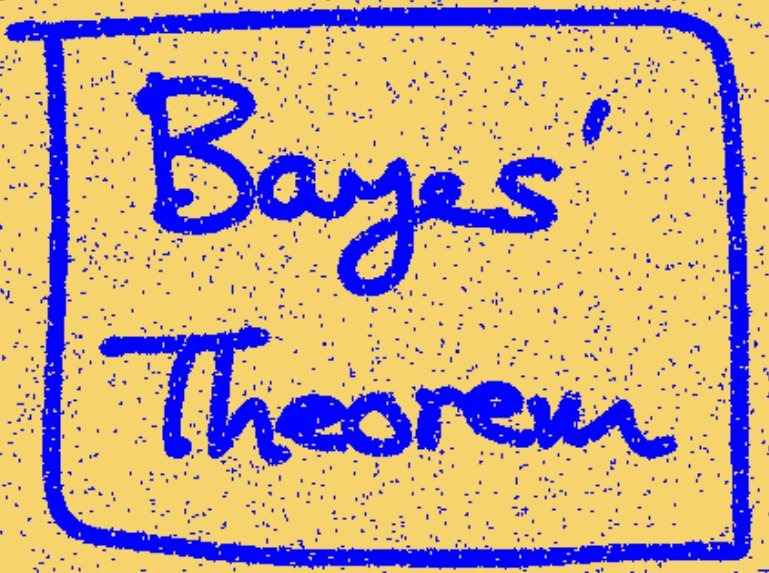
#> input picture Image_segmentation/pic1.jpg, 769 x 573 px
$ jupyter execute --allow-errors Part1_Noise_Removal.ipynb
#> lines starting #> are read from the running program, lines starting #| are printed output that depends on the picture
# CA-2.2 Image Segmentation
## Part I: Noise Removal
***
* ID: 0000000
* Name: 000000

* Deadline: 000000
1. Install Graphcuts for Python by executing: pip install PyMaxflow (or install manually from here). Read the online documents [website] to know how to set the edges of the graph. (http://pmneila.github.io/PyMaxflow/tutorial.html#binary-image-restoration)
2. Write a python program to clean up the noise of the image in Figure 1, by employing an MRF and the binary graphcuts. See the pseudocode in C here. (https://tanrobby.github.io/teaching/ece_vision/CA2/pseudocode.html)
3. Change the value of the weighting factor (lambda) of the prior term, and show some different results (due to different values of lambda) in your report. You must state the values of your lambda along with the corresponding results.
4. Show your results for different lambda values, and provide some discussion.
5. Show the best result.

### 1. Import Libraries
* First, import libraries

[cell 1]
#Import Libraries
import numpy as np
import cv2 as cv
from PIL import Image
import matplotlib.pyplot as plt
import maxflow

#import math
#import random
#import timeit

print(maxflow.__version__)

### 2. Function `dist`
* The function `dist` calculates the distance betwen two images and returns the distance array `dist`. The shape of the array is the same as the input images `img1` and `img2`.

[cell 2]
# Distance Function
# Calculates the distance between two images.
# Returns the distance array. The shape of the array is the same as both images.
def dist(img1, img2):
    dist_R = abs(img1[:,:,0] - img2[:,:,0])
    dist_G = abs(img1[:,:,1] - img2[:,:,1])
    dist_B = abs(img1[:,:,2] - img2[:,:,2])
    dist = (dist_R + dist_G + dist_B)/3
    dist = dist.astype('uint8')

    return dist

### 3. Open image file
* Then, let's import a noisy image.

[cell 3]
# Open Image
path = 'pic1.jpg'
img = Image.open(path)
#> img is the input picture: PIL image 769x573 RGB; mean R, G, B 191.1, 163.7, 140.7
# Change image to a numpy array.
img_array = np.array(img) # class: numpy.uint8

# Get the shape of the image.
x_shape, y_shape, channel = img_array.shape #573, 769, 3
#> x_shape = 573; y_shape = 769; channel = 3
print('x: ', x_shape, '     y: ', y_shape, '     channel: ', channel)
#| x:  573      y:  769      channel:  3

# Show the image.
plt.imshow(img_array.astype('uint8'))
#print(dist(img_array[0,0], img_array[50,50]))
print(img_array[0,0])
#| [212 174  93]

### 4. Define variables
* Let's set the values of the weighting factor (`m_lambda`), source color and sink color.
* The weighting factor `m_lambda` sets the smoothness of the result image. In the code below, `m_lambda` is set to 200.

[cell 4]
# Define variables.
m_lambda = 200
Source_color = np.array([0, 0, 255]) #blue = foreground
# Sink_color = np.array([246, 211, 109]) #yellow = background
Sink_color = np.array([245,210,110])
# Keep the colors in a array for reconstructing image after graphcut.
colors = [[0, 0, 255], [245,210,110]]
# Convert to uint8 for reconstructing image.
colors = np.uint8(colors)

* Then, make foreground img `Source_img` with `Source_color`, and background img `Sink_img` with `Sink_color`. This images are used for setting the capacities of the terminal edges.

[cell 5]
# Make foreground img (blue)
Source_img = np.zeros((img_array.shape))
for x in range(0, x_shape):
    for y in range(0, y_shape):
        Source_img[x,y] = Source_color
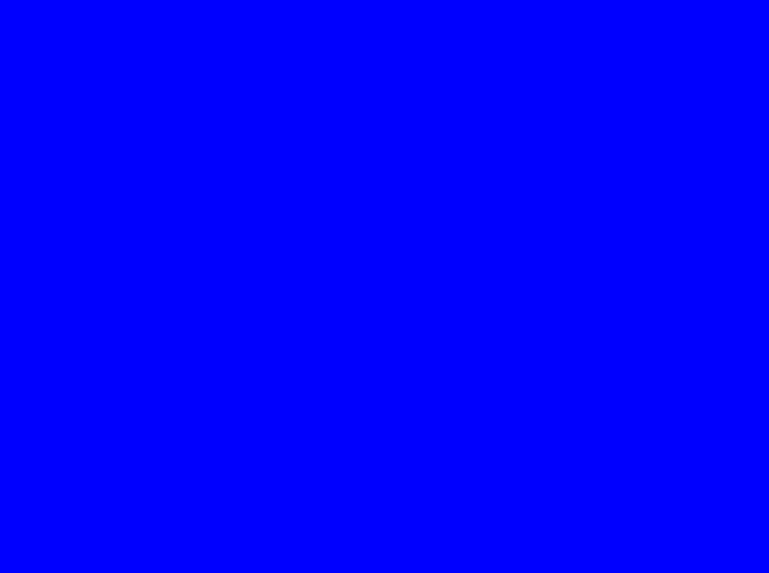
#> Source_img: shape (573, 769, 3) float64; mean of channels 0, 1, 2 0, 0, 255; drawn as R, G, B

# Make background img (yellow)
Sink_img = np.zeros((img_array.shape))
for x in range(0, x_shape):
    for y in range(0, y_shape):
        Sink_img[x,y] = Sink_color
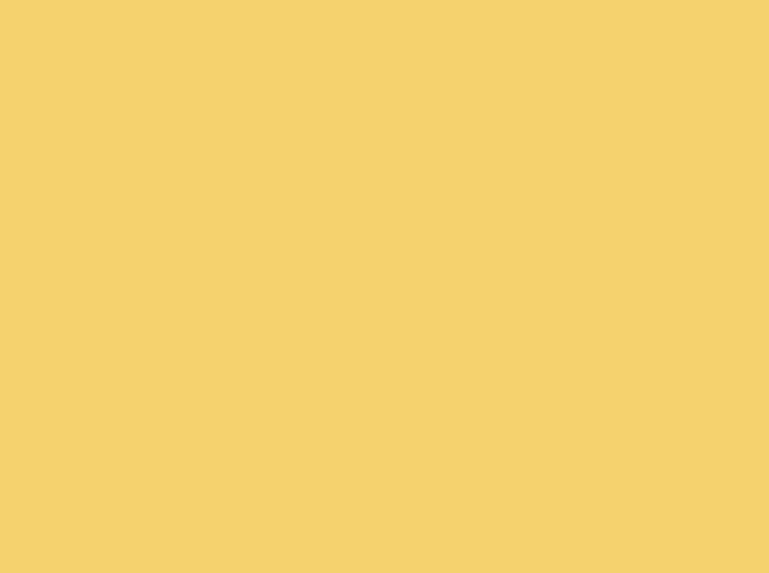
#> Sink_img: shape (573, 769, 3) float64; mean of channels 0, 1, 2 245, 210, 110; drawn as R, G, B

* The `Source_img` and `Sink_img` are shown below.

[cell 6]
#Show foreground and background img
fig = plt.figure()
rows = 1; cols = 2
ax1 = fig.add_subplot(rows, cols, 1)
ax1.set_title('Foreground')
ax1.imshow(Source_img.astype('uint8'))

ax2 = fig.add_subplot(rows, cols, 2)
ax2.set_title('Background')
ax2.imshow(Sink_img.astype('uint8'))

fig.tight_layout()
plt.show
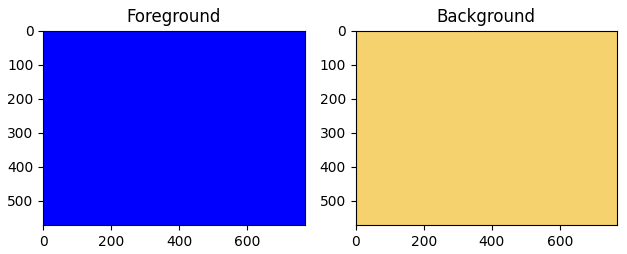
#> figure drawn by matplotlib, 2 panels

$ run again, with Image_segmentation/pic2.jpg copied over Image_segmentation/pic1.jpg
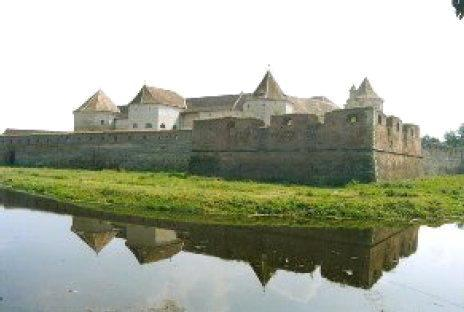
#> input picture Image_segmentation/pic2.jpg, 464 x 312 px
#> img is the input picture: PIL image 464x312 RGB; mean R, G, B 168.9, 173.5, 157.3
#| x:  312      y:  464      channel:  3
#| [255 255 255]
#> `[cell 6] #Show foreground and background img fig = plt.figure() rows =..`:
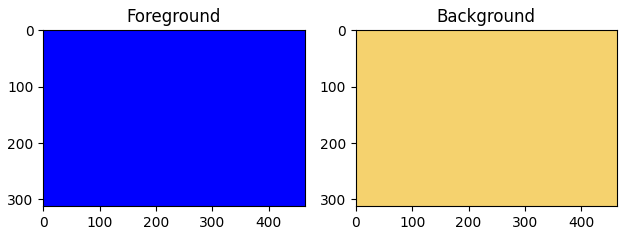
#> figure drawn by matplotlib, 2 panels
